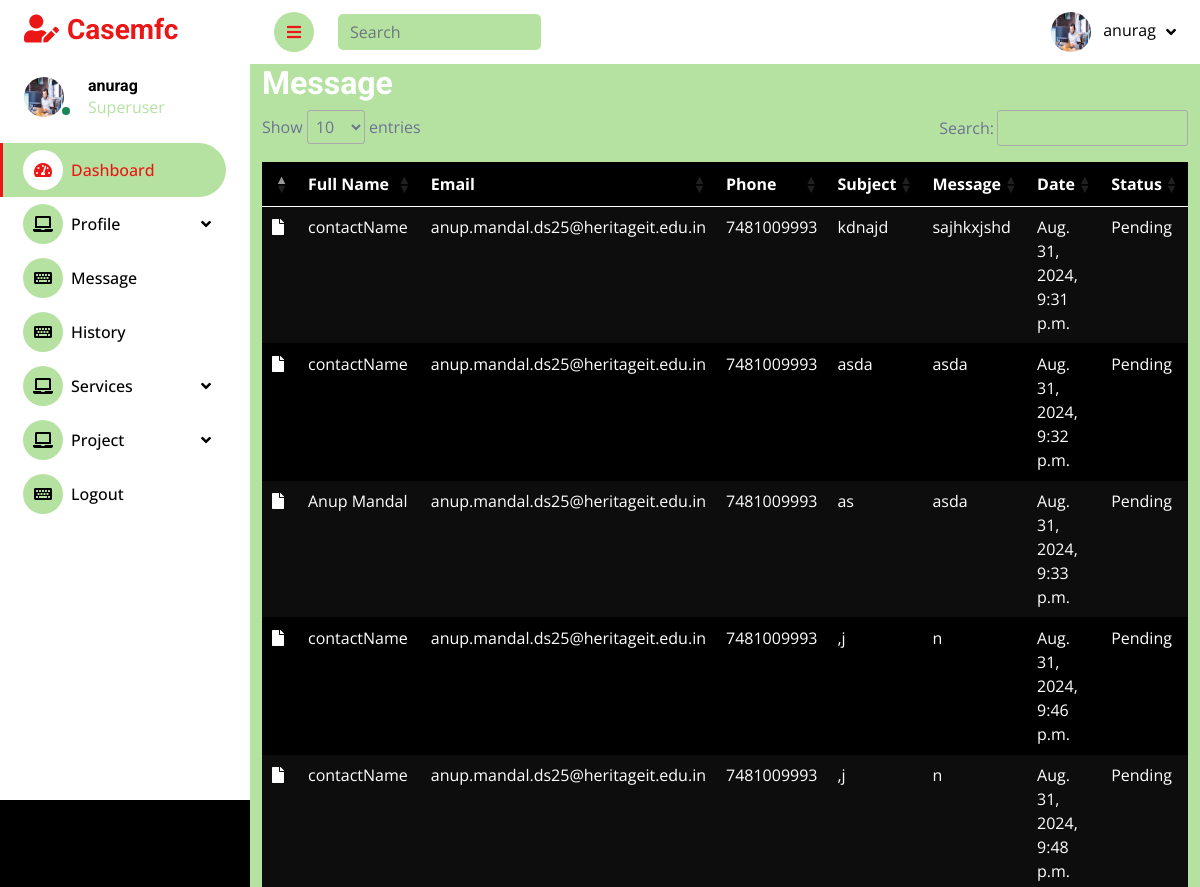
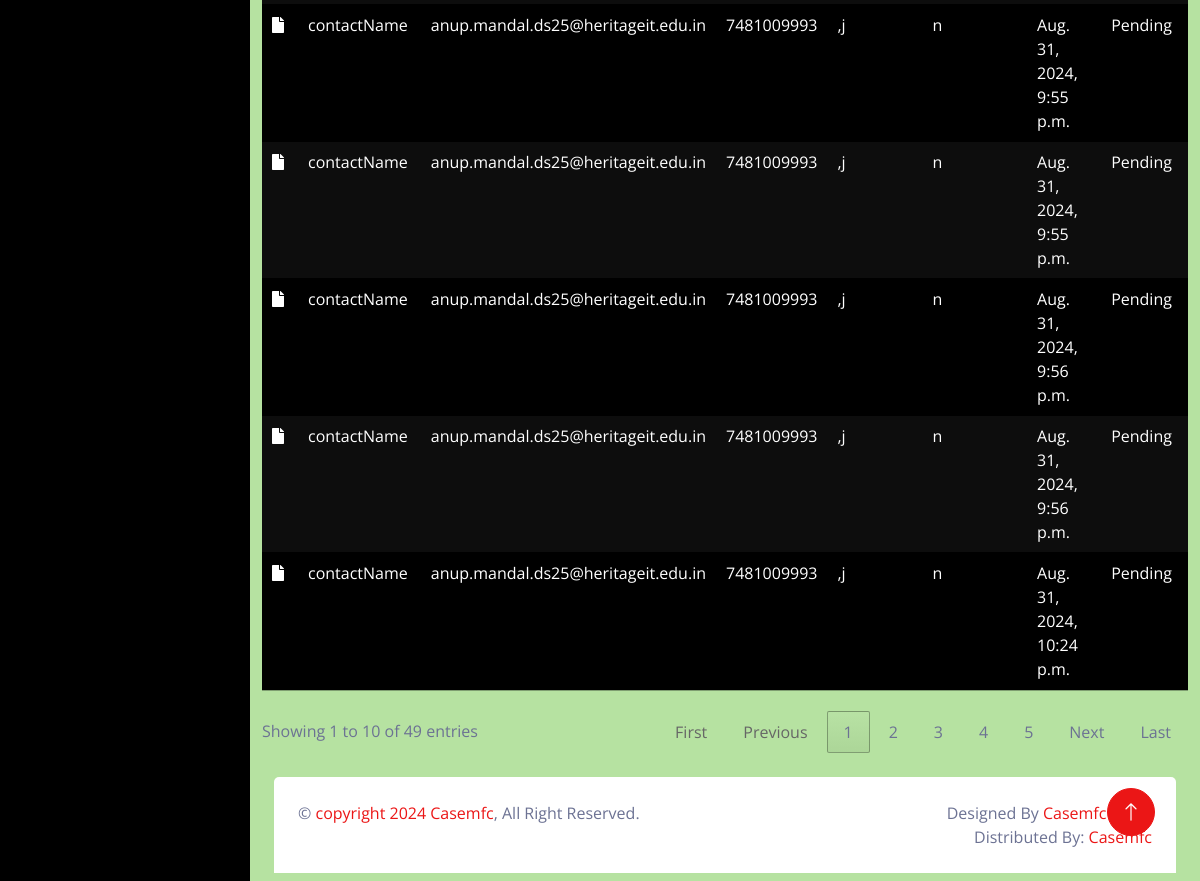
The app's page /message (signed in) with its own data (2 pictures, top to bottom).
### app/models/contact_message.py (models this page shows, shortened)
class ContactMessage(models.Model):
    fullname = models.CharField(max_length=100)
    email = models.EmailField()
    phone = models.CharField(max_length=15, blank=True, null=True)
    subject = models.CharField(max_length=200)
    message = models.TextField()
    datetime = models.DateTimeField(auto_now_add=True)
    status = models.CharField(
        max_length=20,
        choices=[('Pending', 'Pending'), ('Resolved', 'Resolved')],
        default='Pending'
    )

### app/views/contact_message.py (the view)
# urls.py: path("message",contact_message.new_message,name = "message"),
@login_required(login_url='signin')
def new_message(request):
    data = ContactMessage.objects.filter(status='Pending')
    context = {
        "data": data
    }
    return render(request,"dashboard/new_message.html",context)

### app/templates/dashboard/new_message.html (shortened to what this page needs)
{% extends "dashboard/base.html" %}
{% block head %}<link rel="stylesheet" href="https://use.fontawesome.com/releases/v5.15.4/css/all.css">{% endblock head %}
{% block body %}
<div class="container">
<h2>Message</h2>
<table id="example" class=".table-hover table table-dark table-striped pt-3 mb-3">
    <thead>
        <tr>
            <th></th>
            <th>Full Name</th>
            <th>Email</th>
            <th>Phone</th>
            <th>Subject</th>
            <th>Message</th>
            <th>Date</th>
            <th>Status</th>
        </tr>
    </thead>
    <tbody>
        {% for i in data %}
        <tr>
            <td><i class="fas fa-file"></i></td>
            <td>{{ i.fullname }}</td>
            <td>{{ i.email }}</td>
            <td>{{ i.phone }}</td>
            <td>{{ i.subject }}</td>
            <td>{{ i.message }}</td>
            <td>{{ i.datetime }}</td>
            <td>{{ i.status }}</td>
        </tr>
        {% endfor %}
    </tbody>
</table>
</div>
{% endblock body %}

### app/templates/dashboard/base.html (shortened to what this page needs)
{% load static %}
<!DOCTYPE html>
<html lang="en">
<head>
    <link href="https://cdnjs.cloudflare.com/ajax/libs/font-awesome/5.10.0/css/all.min.css" rel="stylesheet">
    <link href="https://cdn.jsdelivr.net/npm/bootstrap-icons@1.4.1/font/bootstrap-icons.css" rel="stylesheet">
    <link href="{% static 'dashboard/lib/owlcarousel/assets/owl.carousel.min.css' %}" rel="stylesheet">
    <link href="{% static 'dashboard/lib/tempusdominus/css/tempusdominus-bootstrap-4.min.css' %}" rel="stylesheet" />
    <link href="{% static 'dashboard/css/bootstrap.min.css' %}" rel="stylesheet">
    <link href="{% static 'dashboard/css/base.css' %}" rel="stylesheet">
    <link rel="stylesheet" href="https://cdn.datatables.net/1.13.6/css/jquery.dataTables.min.css">
    {% block head %}{% endblock head %}
    <link href="{% static 'dashboard/css/base.css' %}"  rel="stylesheet">
</head>
<body>
    <div class="container-fluid position-relative d-flex p-0">
        <div class="sidebar pe-4 pb-3">
            <nav class="navbar">
                <a href="#" class="navbar-brand mx-4 mb-3">
                    <h3 class="text-primary"><i class="fa fa-user-edit me-2"></i>Casemfc</h3>
                </a>
                <div class="d-flex align-items-center ms-4 mb-4">
                    <div class="position-relative">
                        {% if request.user.profile %}<img class="rounded-circle me-lg-2" src="{{request.user.profile}}" alt="" style="width: 40px; height: 40px;"> {% else %}<img class="rounded-circle me-lg-2" src="{% static 'home/img/blog-1.jpg' %}" alt="" style="width: 40px; height: 40px;">{% endif %}
                        <div class="bg-success rounded-circle border border-2 border-white position-absolute end-0 bottom-0 p-1"></div>
                    </div>
                    <div class="ms-3">
                        <h6 class="mb-0">{{request.user}}</h6>
                        <span>{% if request.user.is_superuser %}Superuser{% elif request.user.is_staff %}Staff member{% else %}Regular user{% endif %}</span>
                    </div>
                </div>
                <div class="navbar-nav w-100">
                    <a href="/dashboard" class="nav-item nav-link active"><i class="fa fa-tachometer-alt me-2"></i>Dashboard</a>
                    <div class="nav-item dropdown">
                        <a href="update_profile" class="nav-link dropdown-toggle" data-bs-toggle="dropdown"><i class="fa fa-laptop me-2"></i>Profile</a>
                    </div>
                    <a href="message" class="nav-item nav-link"><i class="fa fa-keyboard me-2"></i>Message</a>
                    <a href="history" class="nav-item nav-link"><i class="fa fa-keyboard me-2"></i>History</a>
                    <div class="nav-item dropdown">
                        <a href="update_profile" class="nav-link dropdown-toggle" data-bs-toggle="dropdown"><i class="fa fa-laptop me-2"></i>Services</a>
                    </div>
                    <div class="nav-item dropdown">
                        <a href="update_profile" class="nav-link dropdown-toggle" data-bs-toggle="dropdown"><i class="fa fa-laptop me-2"></i>Project</a>
                    </div>
                    <a href="/signout" class="nav-item nav-link"><i class="fa fa-keyboard me-2"></i>Logout</a>
                </div>
            </nav>
        </div>
        <div class="content">
            <nav class="navbar navbar-expand sticky-top px-4 py-0">
                <a href="#" class="sidebar-toggler flex-shrink-0">
                    <i class="fa fa-bars"></i>
                </a>
                <form class="d-none d-md-flex ms-4">
                    <input class="form-control search border-0" type="search" placeholder="Search">
                </form>
                <div class="navbar-nav align-items-center ms-auto">
                    <div class="nav-item dropdown">
                        <a href="#" class="nav-link dropdown-toggle" data-bs-toggle="dropdown">
                            {% if request.user.profile %}<img class="rounded-circle me-lg-2" src="{{request.user.profile}}" alt="" style="width: 40px; height: 40px;"> {% else %} <img class="rounded-circle me-lg-2" src="{% static 'home/img/blog-1.jpg' %}" alt="" style="width: 40px; height: 40px;">{% endif %}
                            <span class="d-none d-lg-inline-flex">{{request.user}}</span>
                        </a>
                    </div>
                </div>
            </nav>
            {% block body %}{% endblock body %}
            <div class="container-fluid pt-4 px-4 mb-2">
                <div class="footer-bottom rounded-top p-4">
                    <div class="row">
                        <div class="col-12 col-sm-6 text-center text-sm-start">
                            &copy; <a href="#">copyright 2024 Casemfc</a>, All Right Reserved.
                        </div>
                        <div class="col-12 col-sm-6 text-center text-sm-end">
                            Designed By <a href="">Casemfc Team</a>
                            <br>Distributed By: <a href="" target="_blank">Casemfc</a>
                        </div>
                    </div>
                </div>
            </div>
        </div>
        <a href="#" class="btn btn-lg btn-primary btn-lg-square back-to-top"><i class="bi bi-arrow-up"></i></a>
    </div>
</body>
</html>

### records on screen
ContactMessage: fullname "contactName", email "anup.mandal.ds25@heritageit.edu.in", phone "7481009993", subject "kdnajd", message "sajhkxjshd", datetime "Aug. 31, 2024, 9:31 p.m.", status "Pending"
ContactMessage: fullname "contactName", email "anup.mandal.ds25@heritageit.edu.in", phone "7481009993", subject "asda", message "asda", datetime "Aug. 31, 2024, 9:32 p.m.", status "Pending"
ContactMessage: fullname "Anup Mandal", email "anup.mandal.ds25@heritageit.edu.in", phone "7481009993", subject "as", message "asda", datetime "Aug. 31, 2024, 9:33 p.m.", status "Pending"
ContactMessage: fullname "contactName", email "anup.mandal.ds25@heritageit.edu.in", phone "7481009993", subject ",j", message "n", datetime "Aug. 31, 2024, 9:46 p.m.", status "Pending"
ContactMessage: fullname "contactName", email "anup.mandal.ds25@heritageit.edu.in", phone "7481009993", subject ",j", message "n", datetime "Aug. 31, 2024, 9:48 p.m.", status "Pending"
ContactMessage: fullname "contactName", email "anup.mandal.ds25@heritageit.edu.in", phone "7481009993", subject ",j", message "n", datetime "Aug. 31, 2024, 9:55 p.m.", status "Pending"
ContactMessage: fullname "contactName", email "anup.mandal.ds25@heritageit.edu.in", phone "7481009993", subject ",j", message "n", datetime "Aug. 31, 2024, 9:55 p.m.", status "Pending"
ContactMessage: fullname "contactName", email "anup.mandal.ds25@heritageit.edu.in", phone "7481009993", subject ",j", message "n", datetime "Aug. 31, 2024, 9:56 p.m.", status "Pending"
ContactMessage: fullname "contactName", email "anup.mandal.ds25@heritageit.edu.in", phone "7481009993", subject ",j", message "n", datetime "Aug. 31, 2024, 9:56 p.m.", status "Pending"
ContactMessage: fullname "contactName", email "anup.mandal.ds25@heritageit.edu.in", phone "7481009993", subject ",j", message "n", datetime "Aug. 31, 2024, 10:24 p.m.", status "Pending"

### other values on screen
{{ request.user }} "anurag"
